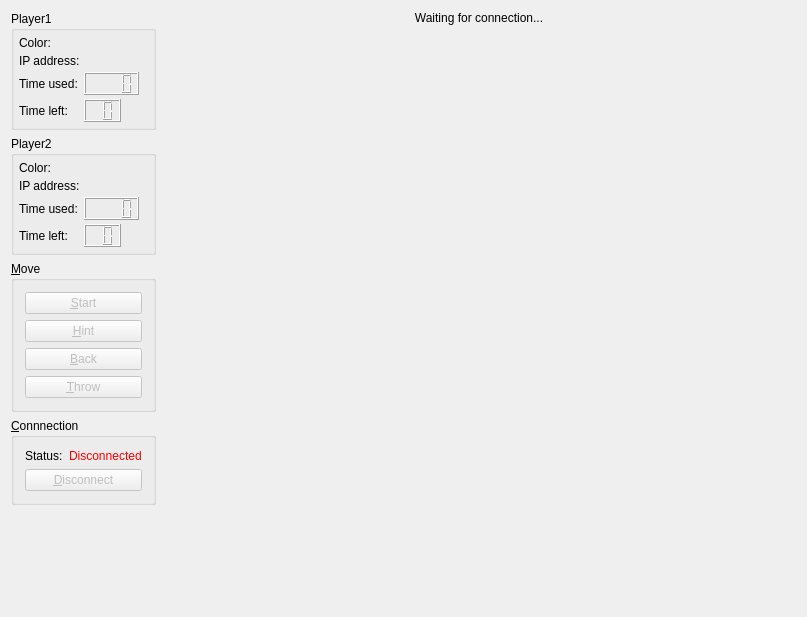
<?xml version="1.0" encoding="UTF-8"?>
<ui version="4.0">
 <class>MainWindow</class>
 <widget class="QMainWindow" name="MainWindow">
  <property name="geometry">
   <rect>
    <x>0</x>
    <y>0</y>
    <width>807</width>
    <height>617</height>
   </rect>
  </property>
  <property name="windowTitle">
   <string>Gomoku</string>
  </property>
  <property name="windowIcon">
   <iconset resource="resource/icon.qrc">
    <normaloff>:/icon/gomoku.ico</normaloff>:/icon/gomoku.ico</iconset>
  </property>
  <property name="styleSheet">
   <string notr="true">QWidget
{
	font-family: &quot;微软雅黑&quot;;
}</string>
  </property>
  <widget class="QWidget" name="centralWidget">
   <layout class="QGridLayout" name="gridLayout">
    <item row="0" column="1">
     <widget class="QLabel" name="label_info">
      <property name="sizePolicy">
       <sizepolicy hsizetype="Preferred" vsizetype="Fixed">
        <horstretch>0</horstretch>
        <verstretch>0</verstretch>
       </sizepolicy>
      </property>
      <property name="text">
       <string>Waiting for connection...</string>
      </property>
      <property name="alignment">
       <set>Qt::AlignCenter</set>
      </property>
     </widget>
    </item>
    <item row="0" column="0" rowspan="2">
     <widget class="QGroupBox" name="groupBox_player_1">
      <property name="title">
       <string>Player1</string>
      </property>
      <layout class="QFormLayout" name="formLayout">
       <property name="horizontalSpacing">
        <number>4</number>
       </property>
       <property name="verticalSpacing">
        <number>4</number>
       </property>
       <property name="leftMargin">
        <number>5</number>
       </property>
       <property name="topMargin">
        <number>5</number>
       </property>
       <property name="rightMargin">
        <number>5</number>
       </property>
       <property name="bottomMargin">
        <number>5</number>
       </property>
       <item row="1" column="0">
        <widget class="QLabel" name="label_2">
         <property name="sizePolicy">
          <sizepolicy hsizetype="Fixed" vsizetype="Preferred">
           <horstretch>0</horstretch>
           <verstretch>0</verstretch>
          </sizepolicy>
         </property>
         <property name="text">
          <string>IP address:</string>
         </property>
        </widget>
       </item>
       <item row="1" column="1">
        <widget class="QLabel" name="label_ip1">
         <property name="text">
          <string/>
         </property>
        </widget>
       </item>
       <item row="2" column="0">
        <widget class="QLabel" name="label_6">
         <property name="sizePolicy">
          <sizepolicy hsizetype="Fixed" vsizetype="Preferred">
           <horstretch>0</horstretch>
           <verstretch>0</verstretch>
          </sizepolicy>
         </property>
         <property name="text">
          <string>Time used:</string>
         </property>
        </widget>
       </item>
       <item row="2" column="1">
        <widget class="QLCDNumber" name="lcdNumber_time_used_1">
         <property name="sizePolicy">
          <sizepolicy hsizetype="Fixed" vsizetype="Minimum">
           <horstretch>0</horstretch>
           <verstretch>0</verstretch>
          </sizepolicy>
         </property>
         <property name="digitCount">
          <number>4</number>
         </property>
        </widget>
       </item>
       <item row="3" column="0">
        <widget class="QLabel" name="label_3">
         <property name="sizePolicy">
          <sizepolicy hsizetype="Fixed" vsizetype="Preferred">
           <horstretch>0</horstretch>
           <verstretch>0</verstretch>
          </sizepolicy>
         </property>
         <property name="text">
          <string>Time left:</string>
         </property>
        </widget>
       </item>
       <item row="3" column="1">
        <widget class="QLCDNumber" name="lcdNumber_time_left_1">
         <property name="sizePolicy">
          <sizepolicy hsizetype="Fixed" vsizetype="Minimum">
           <horstretch>0</horstretch>
           <verstretch>0</verstretch>
          </sizepolicy>
         </property>
         <property name="digitCount">
          <number>2</number>
         </property>
        </widget>
       </item>
       <item row="0" column="0">
        <widget class="QLabel" name="label_8">
         <property name="sizePolicy">
          <sizepolicy hsizetype="Fixed" vsizetype="Preferred">
           <horstretch>0</horstretch>
           <verstretch>0</verstretch>
          </sizepolicy>
         </property>
         <property name="text">
          <string>Color:</string>
         </property>
        </widget>
       </item>
       <item row="0" column="1">
        <widget class="QLabel" name="label_color1"/>
       </item>
      </layout>
     </widget>
    </item>
    <item row="3" column="0">
     <widget class="QGroupBox" name="groupBox_move">
      <property name="title">
       <string>&amp;Move</string>
      </property>
      <layout class="QVBoxLayout" name="verticalLayout_2">
       <item>
        <widget class="QPushButton" name="pushButton_start">
         <property name="enabled">
          <bool>false</bool>
         </property>
         <property name="text">
          <string>&amp;Start</string>
         </property>
         <property name="default">
          <bool>true</bool>
         </property>
        </widget>
       </item>
       <item>
        <widget class="QPushButton" name="pushButton_hint">
         <property name="enabled">
          <bool>false</bool>
         </property>
         <property name="text">
          <string>&amp;Hint</string>
         </property>
        </widget>
       </item>
       <item>
        <widget class="QPushButton" name="pushButton_back">
         <property name="enabled">
          <bool>false</bool>
         </property>
         <property name="text">
          <string>&amp;Back</string>
         </property>
        </widget>
       </item>
       <item>
        <widget class="QPushButton" name="pushButton_throw">
         <property name="enabled">
          <bool>false</bool>
         </property>
         <property name="text">
          <string>&amp;Throw</string>
         </property>
        </widget>
       </item>
      </layout>
     </widget>
    </item>
    <item row="2" column="0">
     <widget class="QGroupBox" name="groupBox_player_2">
      <property name="title">
       <string>Player2</string>
      </property>
      <property name="checked">
       <bool>false</bool>
      </property>
      <layout class="QFormLayout" name="formLayout_2">
       <property name="horizontalSpacing">
        <number>4</number>
       </property>
       <property name="verticalSpacing">
        <number>4</number>
       </property>
       <property name="leftMargin">
        <number>5</number>
       </property>
       <property name="topMargin">
        <number>5</number>
       </property>
       <property name="rightMargin">
        <number>5</number>
       </property>
       <property name="bottomMargin">
        <number>5</number>
       </property>
       <item row="0" column="0">
        <widget class="QLabel" name="label_9">
         <property name="sizePolicy">
          <sizepolicy hsizetype="Fixed" vsizetype="Preferred">
           <horstretch>0</horstretch>
           <verstretch>0</verstretch>
          </sizepolicy>
         </property>
         <property name="text">
          <string>Color:</string>
         </property>
        </widget>
       </item>
       <item row="1" column="0">
        <widget class="QLabel" name="label_7">
         <property name="sizePolicy">
          <sizepolicy hsizetype="Fixed" vsizetype="Preferred">
           <horstretch>0</horstretch>
           <verstretch>0</verstretch>
          </sizepolicy>
         </property>
         <property name="text">
          <string>IP address:</string>
         </property>
        </widget>
       </item>
       <item row="1" column="1">
        <widget class="QLabel" name="label_ip2">
         <property name="text">
          <string/>
         </property>
        </widget>
       </item>
       <item row="2" column="0">
        <widget class="QLabel" name="label_4">
         <property name="sizePolicy">
          <sizepolicy hsizetype="Fixed" vsizetype="Preferred">
           <horstretch>0</horstretch>
           <verstretch>0</verstretch>
          </sizepolicy>
         </property>
         <property name="text">
          <string>Time used:</string>
         </property>
        </widget>
       </item>
       <item row="2" column="1">
        <widget class="QLCDNumber" name="lcdNumber_time_used_2">
         <property name="sizePolicy">
          <sizepolicy hsizetype="Fixed" vsizetype="Minimum">
           <horstretch>0</horstretch>
           <verstretch>0</verstretch>
          </sizepolicy>
         </property>
         <property name="digitCount">
          <number>4</number>
         </property>
        </widget>
       </item>
       <item row="3" column="0">
        <widget class="QLabel" name="label_5">
         <property name="sizePolicy">
          <sizepolicy hsizetype="Fixed" vsizetype="Preferred">
           <horstretch>0</horstretch>
           <verstretch>0</verstretch>
          </sizepolicy>
         </property>
         <property name="text">
          <string>Time left:</string>
         </property>
        </widget>
       </item>
       <item row="3" column="1">
        <widget class="QLCDNumber" name="lcdNumber_time_left_2">
         <property name="sizePolicy">
          <sizepolicy hsizetype="Fixed" vsizetype="Minimum">
           <horstretch>0</horstretch>
           <verstretch>0</verstretch>
          </sizepolicy>
         </property>
         <property name="digitCount">
          <number>2</number>
         </property>
        </widget>
       </item>
       <item row="0" column="1">
        <widget class="QLabel" name="label_color2"/>
       </item>
      </layout>
     </widget>
    </item>
    <item row="4" column="0">
     <widget class="QGroupBox" name="groupBox_connection">
      <property name="title">
       <string>&amp;Connnection</string>
      </property>
      <layout class="QGridLayout" name="gridLayout_4">
       <item row="0" column="0">
        <widget class="QLabel" name="label_10">
         <property name="sizePolicy">
          <sizepolicy hsizetype="Fixed" vsizetype="Preferred">
           <horstretch>0</horstretch>
           <verstretch>0</verstretch>
          </sizepolicy>
         </property>
         <property name="text">
          <string>Status:</string>
         </property>
        </widget>
       </item>
       <item row="0" column="1">
        <widget class="QLabel" name="label_status">
         <property name="styleSheet">
          <string notr="true">color:red;</string>
         </property>
         <property name="text">
          <string>Disconnected</string>
         </property>
        </widget>
       </item>
       <item row="1" column="0" colspan="2">
        <widget class="QPushButton" name="pushButton_disconnnect">
         <property name="enabled">
          <bool>false</bool>
         </property>
         <property name="text">
          <string>&amp;Disconnect</string>
         </property>
        </widget>
       </item>
      </layout>
     </widget>
    </item>
    <item row="5" column="0">
     <spacer name="verticalSpacer">
      <property name="orientation">
       <enum>Qt::Vertical</enum>
      </property>
      <property name="sizeHint" stdset="0">
       <size>
        <width>20</width>
        <height>40</height>
       </size>
      </property>
     </spacer>
    </item>
    <item row="1" column="1" rowspan="5">
     <widget class="Board" name="board" native="true">
      <property name="sizePolicy">
       <sizepolicy hsizetype="Expanding" vsizetype="Expanding">
        <horstretch>0</horstretch>
        <verstretch>0</verstretch>
       </sizepolicy>
      </property>
     </widget>
    </item>
   </layout>
  </widget>
  <widget class="QMenuBar" name="menuBar">
   <property name="geometry">
    <rect>
     <x>0</x>
     <y>0</y>
     <width>807</width>
     <height>23</height>
    </rect>
   </property>
  </widget>
 </widget>
 <layoutdefault spacing="6" margin="11"/>
 <customwidgets>
  <customwidget>
   <class>Board</class>
   <extends>QWidget</extends>
   <header>board.h</header>
   <container>1</container>
  </customwidget>
 </customwidgets>
 <resources>
  <include location="resource/icon.qrc"/>
 </resources>
 <connections/>
</ui>
